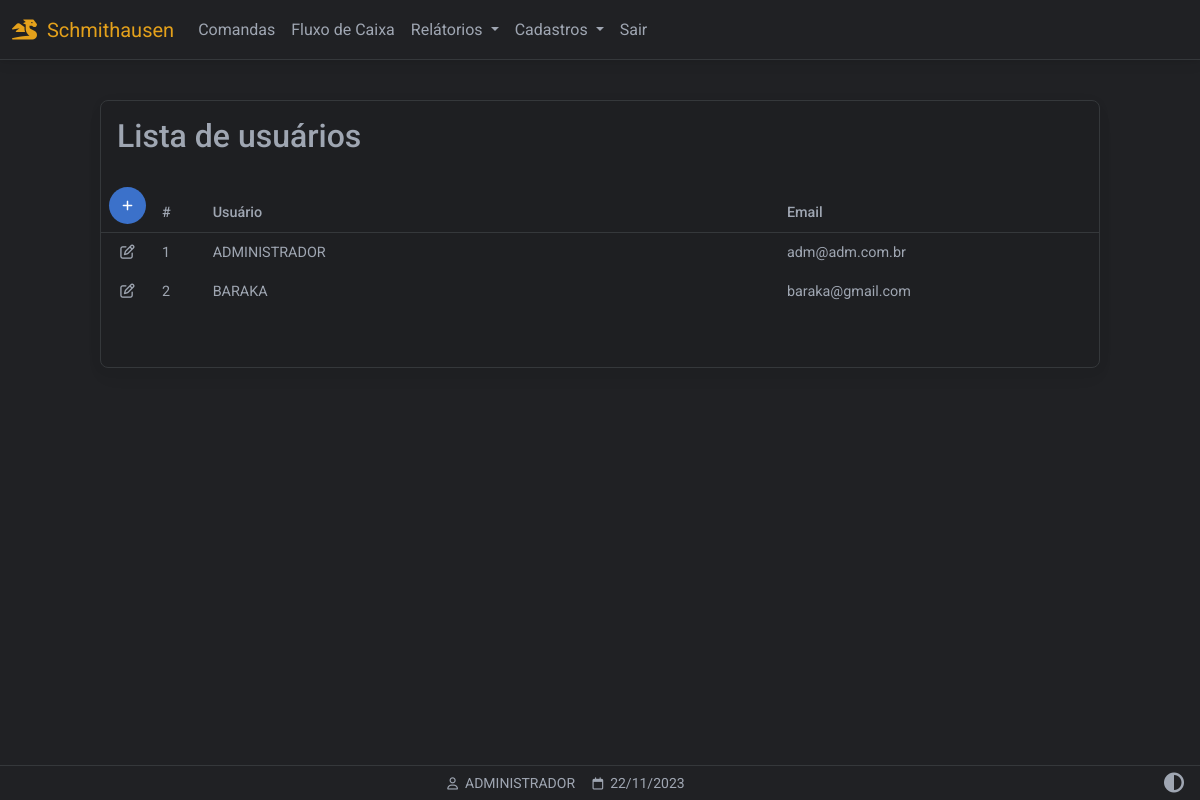
/usuarios (signed in), run on the app's committed database.
### website/models.py (models this page shows)
class User(db.Model, UserMixin):
    id = db.Column(db.Integer, primary_key=True)
    email = db.Column(db.String(150), unique=True)
    password = db.Column(db.String(150))
    first_name = db.Column(db.String(150))
    user = db.relationship('Produto',backref='produto')

### website/views.py (the view)
@views.route('/usuarios', methods=['GET','POST'])
@login_required
def usuarios():
    users = []
    rows = User.query.all()
    for r in rows:
        users.append(r)
    return render_template("usuarios_listar.html", user=current_user, data=data, users=users)

### website/__init__.py (called while the page is built)
def create_app():
    app = Flask(__name__)
    app.config['SECRET_KEY'] = 'hjshjhdjah kjshkjdhjs'
    app.config['SQLALCHEMY_DATABASE_URI'] = f'sqlite:///{DB_NAME}'
    app.config["TEMPLATES_AUTO_RELOAD"] = True
    db.init_app(app)
    from .views import views
    from .auth import auth
    app.register_blueprint(views, url_prefix='/')
    app.register_blueprint(auth, url_prefix='/')
    from .models import User, Cliente, Produto
    with app.app_context():
        db.create_all()
    login_manager = LoginManager()
    login_manager.login_view = 'auth.login'
    login_manager.login_message = u"FAVOR EFETUAR LOGIN!"
    login_manager.init_app(app)
    @login_manager.user_loader
    def load_user(id):
        return User.query.get(int(id))
    return app

### website/templates/usuarios_listar.html (shortened to what this page needs)
{% extends "base.html" %}
{% block content %}
<div class="container-fluid" style="min-height:100dvh;padding-top:100px">
  <div class="table-responsive w-100 card myTheme-900 larg-max m-auto" style="padding-bottom: 40px">
    <table class="table table-borderless table-sm myTheme-900 ">
      <thead>
        <tr>
          <h2 class="p-3 ">Lista de usuários</h2>
        </tr>
        <tr>
          <th class="text-nowrap" scope="col">
            <a href="/usuarios_cadastrar" class="btn btn-primary btn-floating d-flex justify-content-center align-items-center">
              <i class="fa-solid fa-plus"></i>
            </a>
          </th>
          <th class="text-nowrap" scope="col">#</th>
          <th class="text-nowrap" scope="col" style="min-width: 280px;">Usuário</th>
          <th class="text-nowrap" scope="col">Email</th>
          <th class="text-nowrap" scope="col"></th>
        </tr>
      </thead>
      <tbody>
        {% for us in users %}
        <tr>
          <td scope="row" class="text-center text-nowrap" style="width: 50px">
            <a class="" role="button" href="/usuarios_atualizar/{{ us.id }}">
              <i class="fa-regular fa-pen-to-square ms-2 me-2"></i></a>
          </td>
          <td scope="row" class="text-nowrap">{{ us.id }}</td>
          <td scope="row" class="text-nowrap">{{ us.first_name | upper }}</td>
          <td scope="row" class="text-nowrap">{{ us.email }}</td>
          <td>
          </td>
        </tr>
        {% endfor %}
      </tbody>
    </table>
  </div>
</div>
{% endblock %}
{% block titlefooter %}
<span>
  &nbsp;{{ user.first_name.split()[0] | upper }}
  <span>
    &nbsp;{{ data.strftime('%d/%m/%Y') }}
  </span>
  {% endblock %}

### website/static/css/base.css (style rules this page uses)
:root { --custom-color: 211, 84, 0; --color-primary: 59, 113, 202; --color-secondary: 159,166,178; --color-success: 20,164,77; --color-danger: 220, 76, 76; --color-warning: 228,161,27; --color-info: 84,180,211; --color-ligth: 251,251,251; --color-theme-500: 32, 33, 36; --color-theme-900: 30, 31, 34; --cor-fonte: 159,166,178; --cor-da-borda: 53, 56, 59; }
.larg-max { max-width: 1000px!important; }
.myTheme-900 { background-color: rgb(var(--color-theme-900))!important; color: rgb(var(--cor-fonte))!important; }
.myTheme-500 { background-color: rgb(var(--color-theme-500))!important; color: rgb(var(--cor-fonte))!important; }
.my-footer span { color: rgb(var(--cor-fonte)); }
.table-responsive { border: 1px solid rgb(var(--cor-da-borda))!important; color: rgb(var(--cor-fonte))!important; margin-bottom: 80px!important; }
.table-responsive thead th { border-bottom: 1px solid rgb(var(--cor-da-borda))!important; }
.btn { box-shadow: none!important; }
.fa-pen-to-square, .fa-trash-can { color: rgb(var(--cor-fonte))!important; }

### data on the page
User: id "1", first_name "ADMINISTRADOR", email "adm@adm.com.br"
User: id "2", first_name "BARAKA", email "baraka@gmail.com"

### other printed values
{{ data.strftime('%d/%m/%Y') }} "22/11/2023"
